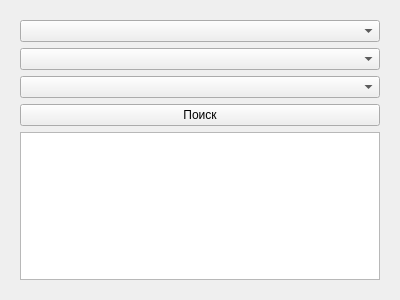
<?xml version="1.0" encoding="UTF-8"?>
<ui version="4.0">
 <class>search</class>
 <widget class="QWidget" name="search">
  <property name="geometry">
   <rect>
    <x>0</x>
    <y>0</y>
    <width>400</width>
    <height>300</height>
   </rect>
  </property>
  <property name="windowTitle">
   <string>Поиск</string>
  </property>
  <layout class="QVBoxLayout" name="verticalLayout">
   <item>
    <widget class="QWidget" name="widget" native="true">
     <layout class="QVBoxLayout" name="verticalLayout_3">
      <item>
       <layout class="QVBoxLayout" name="verticalLayout_2">
        <item>
         <widget class="QComboBox" name="curr_box"/>
        </item>
        <item>
         <widget class="QComboBox" name="year"/>
        </item>
        <item>
         <widget class="QComboBox" name="month"/>
        </item>
        <item>
         <widget class="QPushButton" name="search_btn_2">
          <property name="text">
           <string>Поиск</string>
          </property>
         </widget>
        </item>
        <item>
         <widget class="QTextEdit" name="text"/>
        </item>
       </layout>
      </item>
     </layout>
    </widget>
   </item>
  </layout>
 </widget>
 <resources/>
 <connections/>
</ui>
